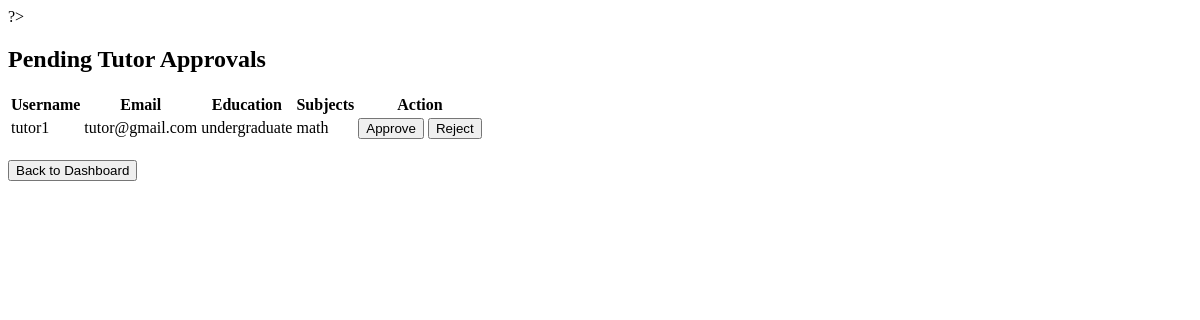
Screenshot of /View/vw_admin/v_manage_tutors.php (signed in) with the database file from the repository.
### tables this page shows
CREATE TABLE `tutor_profiles` (
  `profile_id` int(11) NOT NULL,
  `user_id` int(11) NOT NULL,
  `education_background` varchar(255) DEFAULT NULL,
  `institution` varchar(255) DEFAULT NULL,
  `experience` varchar(50) DEFAULT NULL,
  `subjects` varchar(255) DEFAULT NULL,
  `short_bio` text DEFAULT NULL,
  `hourly_rate` decimal(10,2) DEFAULT 0.00
);

CREATE TABLE `users` (
  `id` int(11) NOT NULL,
  `username` varchar(50) NOT NULL,
  `password` varchar(255) NOT NULL,
  `email` varchar(100) NOT NULL,
  `role` enum('admin','tutor','student-guardian') NOT NULL,
  `status` varchar(10) NOT NULL DEFAULT 'active'
);

### Model/m_admin.php (called while the page is built, shortened)
<?php
function getPendingTutors() {
    $conn = dbConnect();
    $sql = "SELECT u.id, u.username, u.email, t.education_background, t.subjects
            FROM users u
            JOIN tutor_profiles t ON u.id = t.user_id
            WHERE u.role = 'tutor' AND u.status = 'pending'";
    $result = mysqli_query($conn, $sql);
    $tutors = [];
    while($row = mysqli_fetch_assoc($result)) {
        $tutors[] = $row;
    }
    return $tutors;
}
?>

### View/vw_admin/v_manage_tutors.php (the view, shortened to what this page needs)
<?php
require_once("../../Model/m_admin.php");
$pendingTutors = getPendingTutors();
?>
<!DOCTYPE html>
<html>
<head>
    <link rel="stylesheet" href="v_admin_style.css">
</head>
<body>
    <h2>Pending Tutor Approvals</h2>
    <table>
        <thead>
            <tr>
                <th>Username</th>
                <th>Email</th>
                <th>Education</th>
                <th>Subjects</th>
                <th>Action</th>
            </tr>
        </thead>
        <tbody>
            <?php if (count($pendingTutors) > 0): ?>
                <?php foreach ($pendingTutors as $tutor): ?>
                    <tr>
                        <td><?php echo $tutor['username']; ?></td>
                        <td><?php echo $tutor['email']; ?></td>
                        <td><?php echo $tutor['education_background']; ?></td>
                        <td><?php echo $tutor['subjects']; ?></td>
                        <td>
                            <form action="../../Controller/c_admin.php" method="POST" style="display:inline;">
                                <button type="submit" name="approve_user" class="btn-approve">Approve</button>
                            </form>
                            <form action="../../Controller/c_admin.php" method="POST" style="display:inline;">
                                <button type="submit" name="reject_user" class="btn-reject">Reject</button>
                            </form>
                        </td>
                    </tr>
                <?php endforeach; ?>
            <?php else: ?>
                <tr><td colspan="5">No pending tutors found.</td></tr>
            <?php endif; ?>
        </tbody>
    </table>
    <br>
    <button onclick="location.href='v_admin_home.php'">Back to Dashboard</button>
</body>
</html>

### rows the page displays
tutor_profiles: user.username "tutor1", user.email "tutor@gmail.com", education_background "undergraduate", subjects "math"
